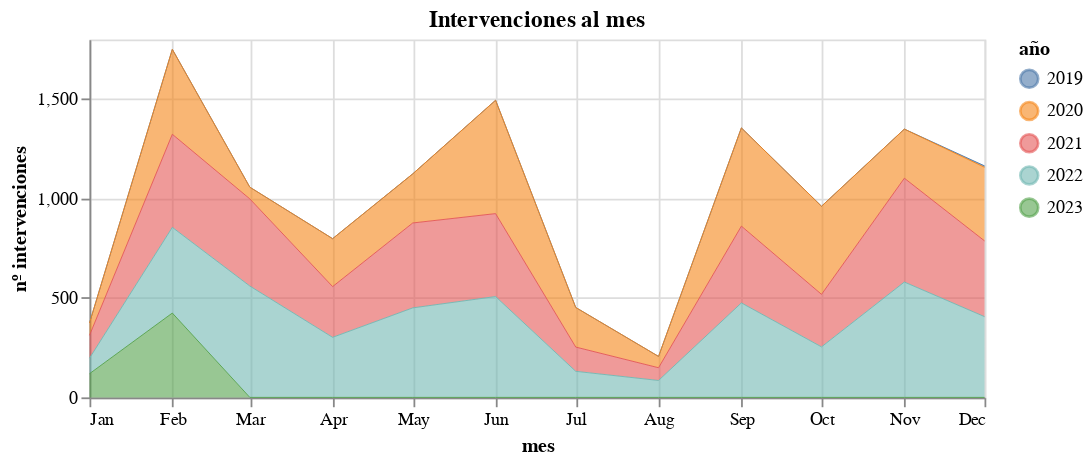

Notebook code cell kept with this figure:
### Code cell
base = alt.Chart(ninterv_fecha, title="Intervenciones al mes").encode(
    x=alt.X('month(fecha):T', title="mes"),
    y=alt.Y('sum(count):Q', title="nº intervenciones"),
    color=alt.Color('year(fecha):N', title="año")
).properties(
    width=600,
    height=100
)




f1 = base.mark_area(interpolate="linear", opacity=0.6, line={"size":0.5}).properties(width=500, height=200)


f1

### Figure 1 — Vega-Lite specification as saved in the notebook (floating-point values rounded to 4 significant figures; data arrays with more than 128 entries replaced by an {"elided": "..."} marker saying what was removed)
{"config": {"view": {"continuousWidth": 300, "continuousHeight": 300}}, "data": {"name": "data-f271df91dccf4204a2c7609060d1fefa"}, "mark": {"type": "area", "interpolate": "linear", "line": {"size": 0.5}, "opacity": 0.6}, "encoding": {"color": {"field": "fecha", "timeUnit": "year", "title": "año", "type": "nominal"}, "x": {"field": "fecha", "timeUnit": "month", "title": "mes", "type": "temporal"}, "y": {"aggregate": "sum", "field": "count", "title": "nº intervenciones", "type": "quantitative"}}, "height": 200, "title": "Intervenciones al mes", "width": 500, "$schema": "https://vega.github.io/schema/vega-lite/v5.8.0.json", "datasets": {"data-f271df91dccf4204a2c7609060d1fefa": {"elided": "239 records"}}}
